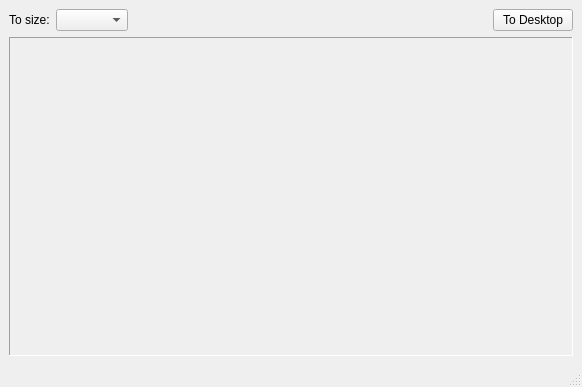
<?xml version="1.0" encoding="UTF-8"?>
<ui version="4.0">
 <class>WpFinerMainWidget</class>
 <widget class="QMainWindow" name="WpFinerMainWidget">
  <property name="geometry">
   <rect>
    <x>0</x>
    <y>0</y>
    <width>582</width>
    <height>387</height>
   </rect>
  </property>
  <property name="windowTitle">
   <string>WallpaperFiner (http://hyperprog.com)</string>
  </property>
  <property name="windowIcon">
   <iconset resource="wpfiner.qrc">
    <normaloff>:/pixmaps/wpfiner_small.png</normaloff>:/pixmaps/wpfiner_small.png</iconset>
  </property>
  <widget class="QWidget" name="centralwidget">
   <layout class="QVBoxLayout" name="verticalLayout" stretch="0,1">
    <item>
     <layout class="QHBoxLayout" name="horizontalLayout">
      <item>
       <widget class="QLabel" name="label">
        <property name="text">
         <string>To size:</string>
        </property>
       </widget>
      </item>
      <item>
       <widget class="QComboBox" name="cb">
        <property name="maxVisibleItems">
         <number>40</number>
        </property>
       </widget>
      </item>
      <item>
       <spacer name="horizontalSpacer">
        <property name="orientation">
         <enum>Qt::Horizontal</enum>
        </property>
        <property name="sizeHint" stdset="0">
         <size>
          <width>40</width>
          <height>20</height>
         </size>
        </property>
       </spacer>
      </item>
      <item>
       <widget class="QPushButton" name="toWapplapierButton">
        <property name="text">
         <string>To Desktop</string>
        </property>
       </widget>
      </item>
     </layout>
    </item>
    <item>
     <widget class="MyDropFrame" name="frame">
      <property name="cursor">
       <cursorShape>ArrowCursor</cursorShape>
      </property>
      <property name="frameShape">
       <enum>QFrame::Panel</enum>
      </property>
      <property name="frameShadow">
       <enum>QFrame::Sunken</enum>
      </property>
      <property name="lineWidth">
       <number>1</number>
      </property>
     </widget>
    </item>
   </layout>
  </widget>
  <widget class="QStatusBar" name="statusbar"/>
  <action name="actionOpen">
   <property name="icon">
    <iconset resource="wpfiner.qrc">
     <normaloff>:/pixmaps/openicon.png</normaloff>:/pixmaps/openicon.png</iconset>
   </property>
   <property name="text">
    <string>Open</string>
   </property>
  </action>
  <action name="actionSave">
   <property name="icon">
    <iconset resource="wpfiner.qrc">
     <normaloff>:/pixmaps/saveicon.png</normaloff>:/pixmaps/saveicon.png</iconset>
   </property>
   <property name="text">
    <string>Save</string>
   </property>
  </action>
  <action name="actionSave_Batch">
   <property name="text">
    <string>Save Batch</string>
   </property>
  </action>
  <action name="actionScale_down">
   <property name="checkable">
    <bool>true</bool>
   </property>
   <property name="checked">
    <bool>true</bool>
   </property>
   <property name="text">
    <string>Scale down to desktop size</string>
   </property>
  </action>
  <action name="actionAuthor_About">
   <property name="icon">
    <iconset>
     <normaloff>:/pixmaps/infoicon.png.png</normaloff>:/pixmaps/infoicon.png.png</iconset>
   </property>
   <property name="text">
    <string>Author</string>
   </property>
  </action>
  <action name="actionSave_in_BMP_format_Win_XP">
   <property name="checkable">
    <bool>true</bool>
   </property>
   <property name="text">
    <string>Save in BMP format (Win XP)</string>
   </property>
  </action>
 </widget>
 <customwidgets>
  <customwidget>
   <class>MyDropFrame</class>
   <extends>QFrame</extends>
   <header>wpfiner.h</header>
   <container>1</container>
  </customwidget>
 </customwidgets>
 <resources>
  <include location="wpfiner.qrc"/>
 </resources>
 <connections/>
</ui>
